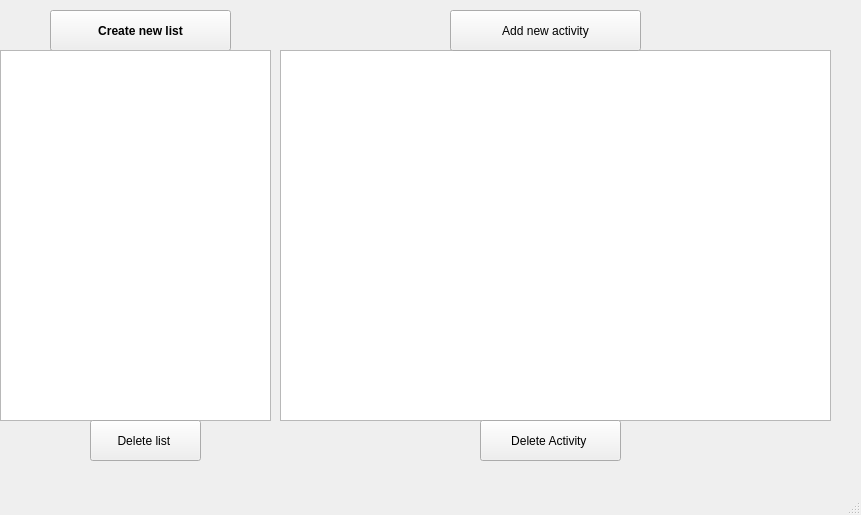
<?xml version="1.0" encoding="UTF-8"?>
<ui version="4.0">
 <class>MainWindow</class>
 <widget class="QMainWindow" name="MainWindow">
  <property name="windowModality">
   <enum>Qt::NonModal</enum>
  </property>
  <property name="geometry">
   <rect>
    <x>0</x>
    <y>0</y>
    <width>861</width>
    <height>515</height>
   </rect>
  </property>
  <property name="windowTitle">
   <string>MainWindow</string>
  </property>
  <widget class="QWidget" name="centralWidget">
   <widget class="QPushButton" name="newList">
    <property name="geometry">
     <rect>
      <x>50</x>
      <y>10</y>
      <width>181</width>
      <height>41</height>
     </rect>
    </property>
    <property name="font">
     <font>
      <weight>75</weight>
      <italic>false</italic>
      <bold>true</bold>
      <underline>false</underline>
     </font>
    </property>
    <property name="cursor">
     <cursorShape>PointingHandCursor</cursorShape>
    </property>
    <property name="text">
     <string>Create new list</string>
    </property>
   </widget>
   <widget class="QListWidget" name="liste">
    <property name="geometry">
     <rect>
      <x>0</x>
      <y>50</y>
      <width>271</width>
      <height>371</height>
     </rect>
    </property>
   </widget>
   <widget class="QListWidget" name="vistaLista">
    <property name="geometry">
     <rect>
      <x>280</x>
      <y>50</y>
      <width>551</width>
      <height>371</height>
     </rect>
    </property>
   </widget>
   <widget class="QPushButton" name="newAct">
    <property name="geometry">
     <rect>
      <x>450</x>
      <y>10</y>
      <width>191</width>
      <height>41</height>
     </rect>
    </property>
    <property name="cursor">
     <cursorShape>PointingHandCursor</cursorShape>
    </property>
    <property name="text">
     <string>Add new activity</string>
    </property>
   </widget>
   <widget class="QPushButton" name="deleteList">
    <property name="geometry">
     <rect>
      <x>90</x>
      <y>420</y>
      <width>111</width>
      <height>41</height>
     </rect>
    </property>
    <property name="font">
     <font>
      <weight>50</weight>
      <bold>false</bold>
     </font>
    </property>
    <property name="cursor">
     <cursorShape>PointingHandCursor</cursorShape>
    </property>
    <property name="text">
     <string>Delete list </string>
    </property>
   </widget>
   <widget class="QPushButton" name="deleteActivity">
    <property name="geometry">
     <rect>
      <x>480</x>
      <y>420</y>
      <width>141</width>
      <height>41</height>
     </rect>
    </property>
    <property name="font">
     <font>
      <weight>50</weight>
      <bold>false</bold>
     </font>
    </property>
    <property name="cursor">
     <cursorShape>PointingHandCursor</cursorShape>
    </property>
    <property name="text">
     <string>Delete Activity </string>
    </property>
   </widget>
  </widget>
  <widget class="QStatusBar" name="statusBar"/>
 </widget>
 <layoutdefault spacing="6" margin="11"/>
 <resources/>
 <connections/>
</ui>
